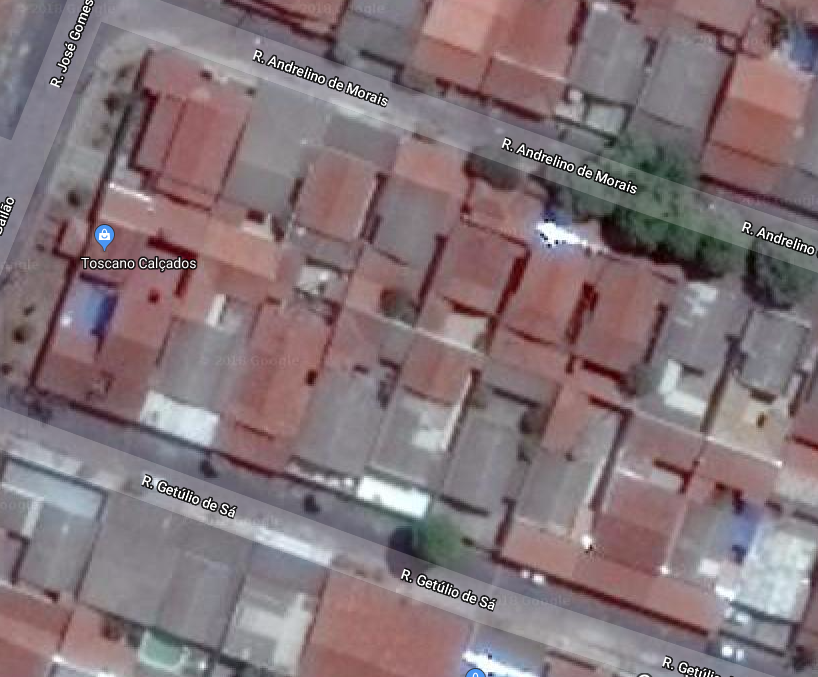
%> input picture tests_matlab/telhados.png, 818 x 677 px
$ octave filtros.m   (GNU Octave 9; MATLAB toolbox functions it lacks are replaced by stand-ins)
%> lines starting %> are read from the running program, lines starting %| are printed output that depends on the picture
x = imread('./telhados.png');
%> x is the input picture: size 677x818x3 uint8; mean R, G, B 131.8, 115.8, 120.2
x=  x(:,:,2);
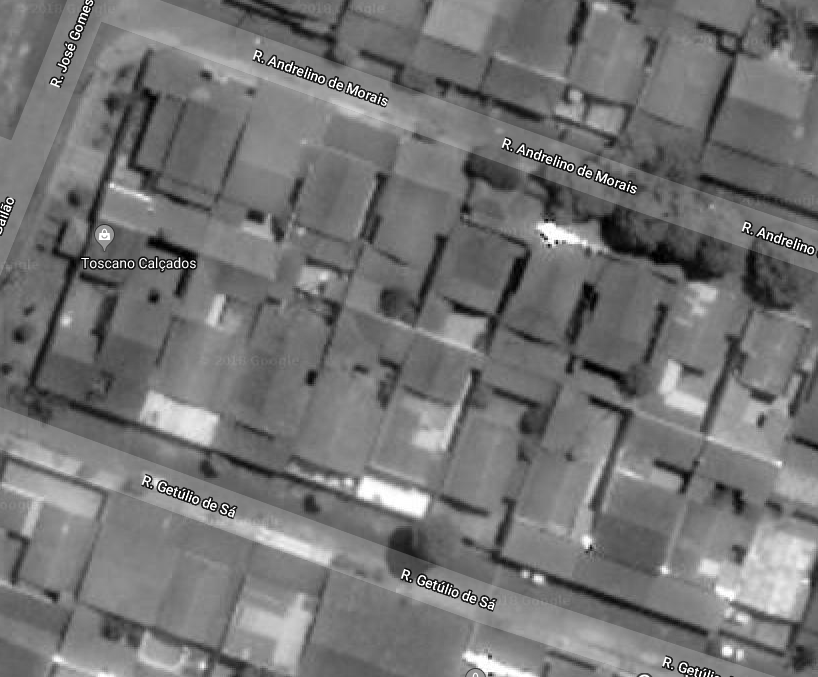
%> x: size 677x818 uint8; min 0, max 255, mean 115.8
sobel_v = [-1 -2 -1; 0 0 0; 1 2 1];
sobel_h = [-1 0 1; -2 0 2; -1 0 1];

borda_v = conv2(x,sobel_v);
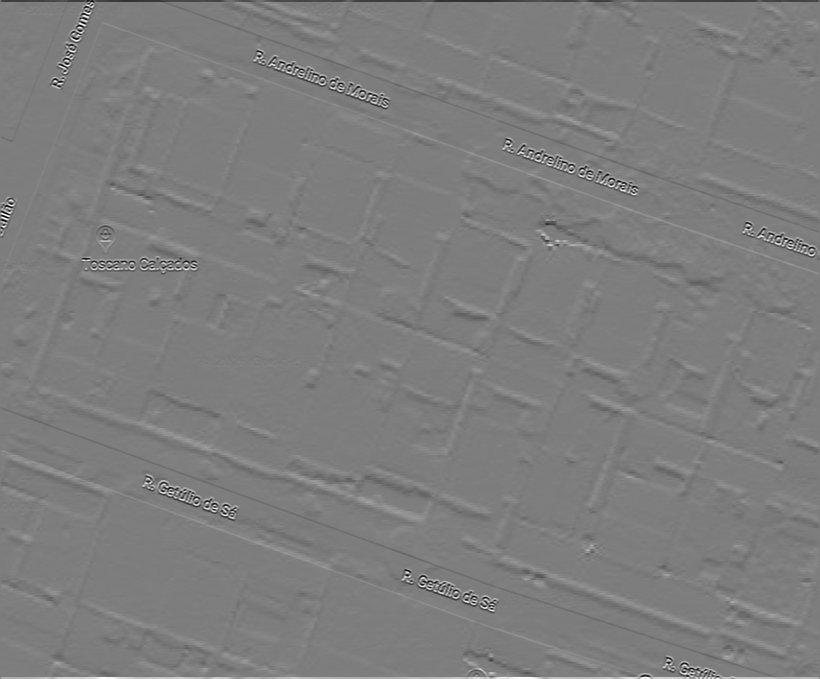
%> borda_v: size 679x820 double; min -996, max 1020, mean 0; drawn with min black and max white
borda_h = conv2(x,sobel_h);
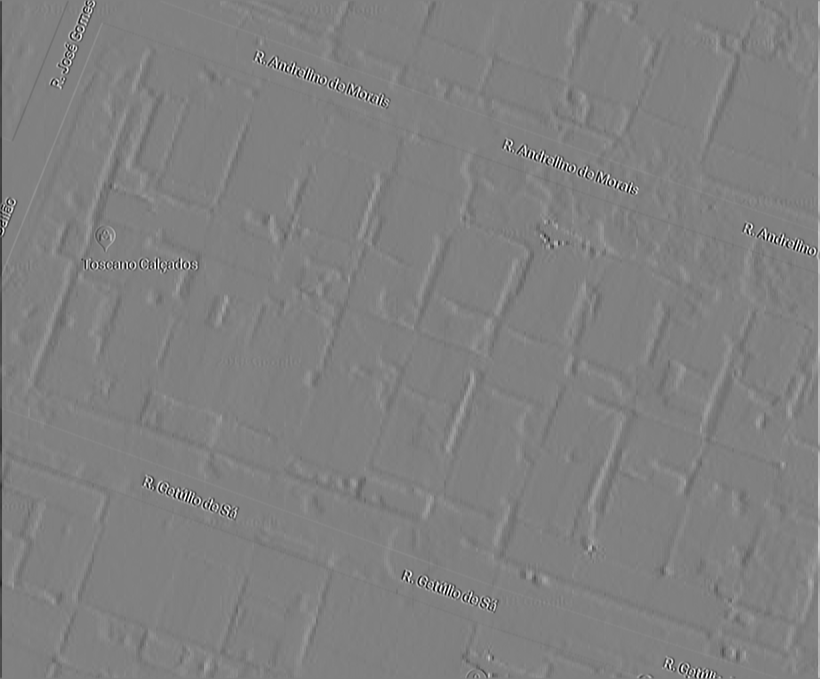
%> borda_h: size 679x820 double; min -1017, max 996, mean 0; drawn with min black and max white
borda_v = borda_v(2:end-1,2:end-1);
%> borda_v: size 677x818 double
borda_h = borda_h(2:end-1,2:end-1);
%> borda_h: size 677x818 double

figure
subplot(1,2,1); imshow(uint8(x)); title('Original')
% [5 lines of commented-out code are left out]

$ run again, with tests_matlab/telhado2.png copied over tests_matlab/telhados.png
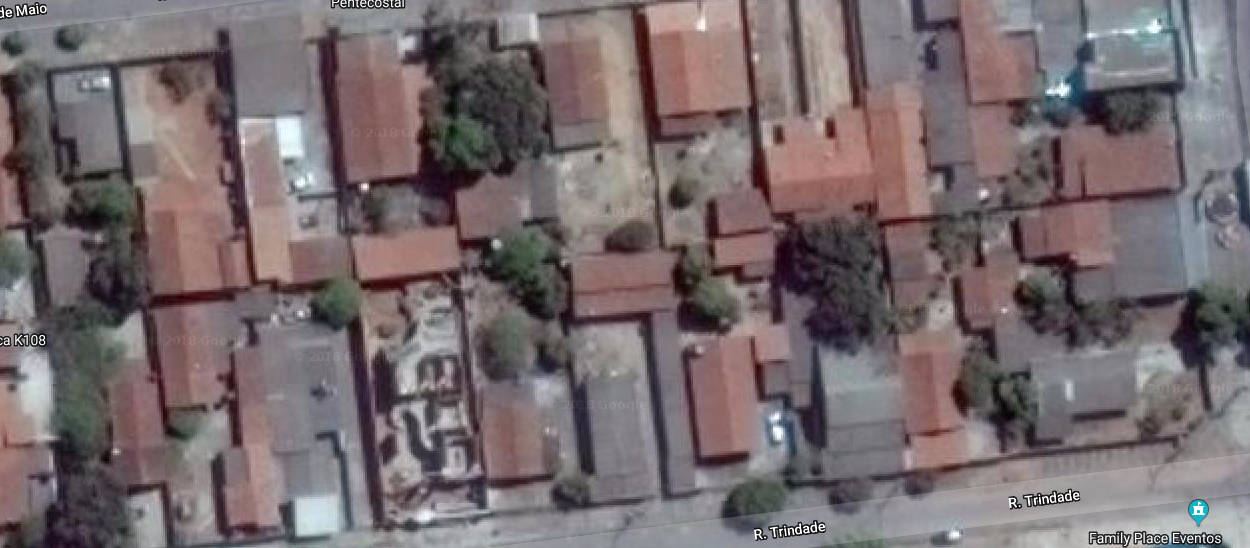
%> input picture tests_matlab/telhado2.png, 1250 x 548 px
%> x is the input picture: size 548x1250x3 uint8; mean R, G, B 118.2, 107, 109.6
%> `x=  x(:,:,2);`:
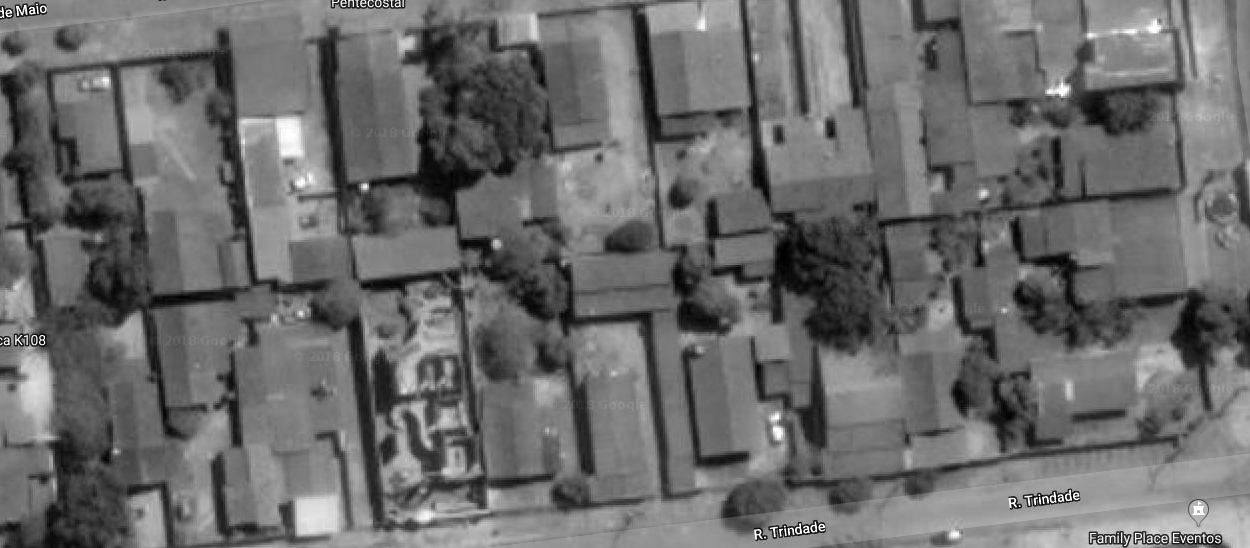
%> x: size 548x1250 uint8; min 0, max 255, mean 107
%> `borda_h = conv2(x,sobel_h);`:
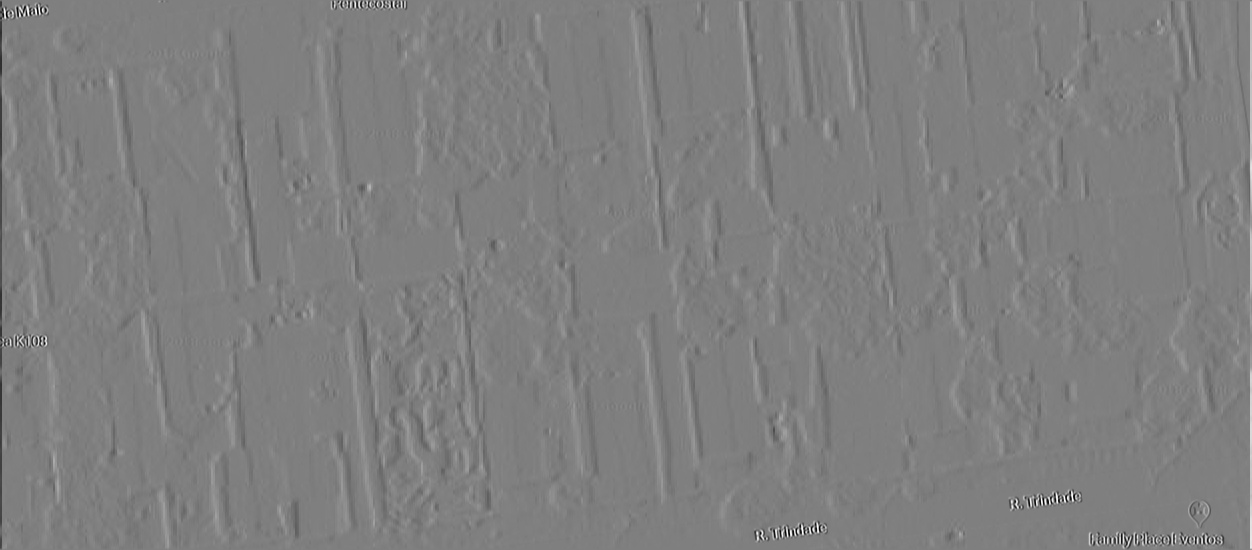
%> borda_h: size 550x1252 double; min -1000, max 999, mean 0; drawn with min black and max white
